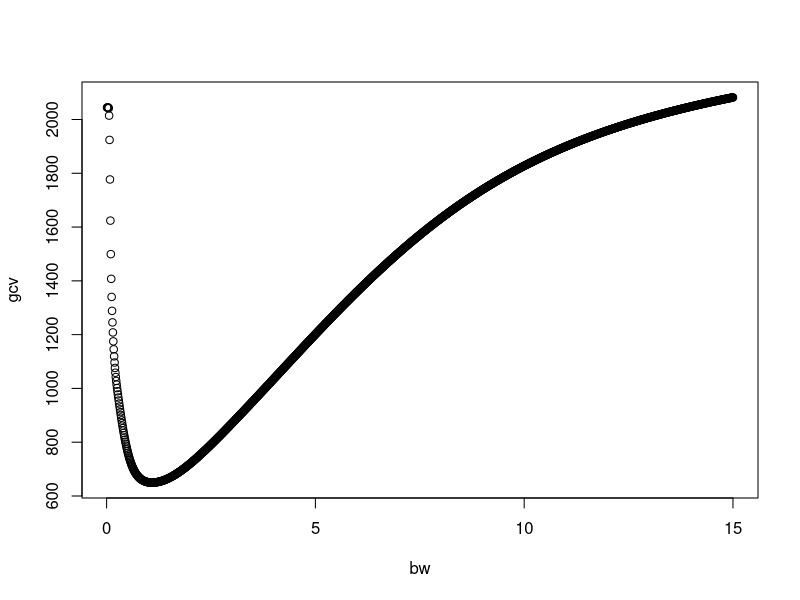
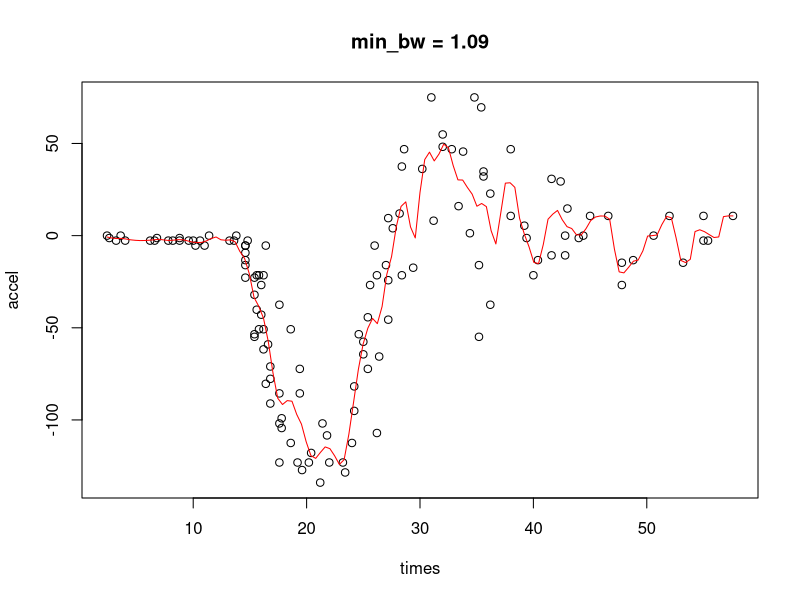

Recreate these plots in R, in order.
## ---- chunk 1
library(knitr)
opts_chunk$set(tidy.opts = list(width.cutoff = 80), tidy = TRUE)
## ---- chunk 2
library(MASS)
library(splines)
## ---- chunk 3
sin_cos_exp_kernel <- function(x) {
  return((1 / 2) *
           exp(-abs(x) / sqrt(2)) *
           sin(abs(x) / 2 + pi / 4))
}

normal_kernel <- function(x) {
  return(dnorm(x))
}

epanechnikov_kernel <- function(x) {
  ifelse(abs(x) > 1, return(0), return(3 / 4 * (1 - x^2)))
}
## ---- chunk 4
hat_matrix <- function(x, h) {
  n <- length(x)
  hatmat <- matrix(0, n, n)
  for (i in 1:n) {
    denominator <- sum(normal_kernel((x - x[i]) / h))
    hatmat[i,] <- normal_kernel((x - x[i]) / h) / denominator
  }
  return(hatmat)
}
## ---- chunk 5
GCV <- function(x, y, h) {
  H <- hat_matrix(x, h)
  y_hat <- H %*% y
  gcv <- mean((y - y_hat)^2 / (1 - (sum(diag(H)) / length(y)))^2)
  return(gcv)
}
## ---- chunk 6
with(mcycle, {
  bw <- seq(0.01, 15, by = 0.01)
  gcv <- sapply(bw, GCV, x = times, y = accel)
  tmp <- data.frame(bw = bw, gcv = gcv)
  plot(tmp)
  plot.new()
  plot(times, accel, main = paste('min_bw =', tmp[which.min(tmp$gcv),]$bw))
  lines(ksmooth(x = times, y = accel, kernel = 'normal', bandwidth = tmp[which.min(tmp$gcv),]$bw), col = 'red', type = 'l')
})
